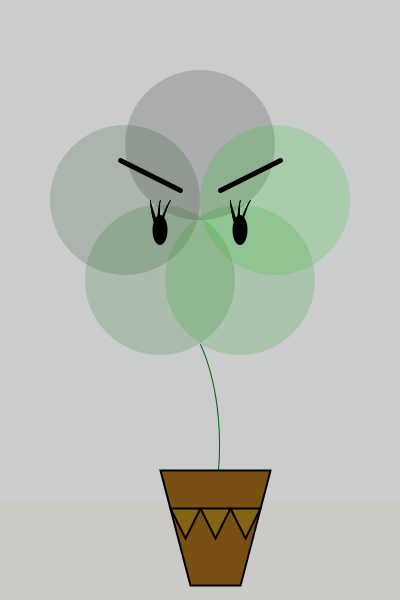
Frame 1 (no input)
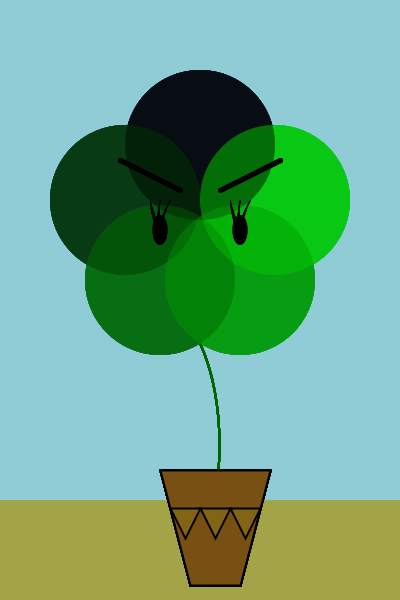
Frame 60 (the mouse pressed at the canvas centre just before this capture)
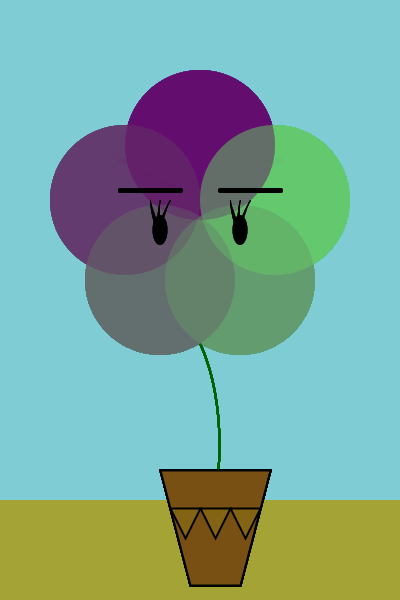
Frame 120 (the mouse held since frame 60 and released just before this capture)

The Processing sketch that drew these frames (run headless with seeded random() and noise(); from frame 60 on, the mouse is pressed at the canvas centre):

// Processing sketch: processing_92750
// ── processing_92750.pde

//Emotion of flower - When the flower gets upset(upward mouse y coordinate), it turns red raising its eyebrows, and when it feels sad(downward mouse y coordinate), it turns blue lowering its eyebrows. Also, x coordinate of your mouse affects red value of the colors of the petals.

void setup() {
  size(400, 600);
}

void draw() {
  //Background Sky :
  noStroke();
  fill(50, 200, 250, 3);
  rect(0, 0, 400, 500);

  //Background Floor:
  noStroke();
  fill(160, 140, 20, 7);
  rect(0, 500, 400, 100);

  //Stem:
  noFill();
  stroke(0, 100, 0);
  arc(155, 445, 130, 285, PI+HALF_PI+QUARTER_PI, TWO_PI+QUARTER_PI, OPEN);



  //Petals:
  //The color of each petal keeps changing 
  //according to the x,y coordinates of the mouse.
  noStroke();
  fill(mouseX/2, 0, mouseY/3, 40);
  ellipse(200, 145, 150, 150);
  fill(mouseX/2, 50, mouseY/3, 40);
  ellipse(125, 200, 150, 150); 
  fill(mouseX/2, 100, mouseY/3, 40);
  ellipse(160, 280, 150, 150);
  fill(mouseX/2, 150, mouseY/3, 40);
  ellipse(240, 280, 150, 150);
  fill(mouseX/2, 200, mouseY/3, 40);
  ellipse(275, 200, 150, 150);

  //Eyebrows :
  //The shpae of eyebrow keeps changing according to the y coordinates.
  stroke(0);
  strokeWeight(5);
  line(120, 160+mouseY/10, 180, 190);
  line(220, 190, 280, 160+mouseY/10);

  //Eyes :
  noStroke();
  fill(0);
  ellipse(160, 230, 15, 30);
  ellipse(240, 230, 15, 30);
  
  //Eyelashes :
  stroke(0);
  strokeWeight(1);
   //Left eyelashes:
  curve(160,200,150,200,160,230,190,200);
  curve(170,200, 160,200, 160, 230,190,200);
  curve(180,200,170,200,160,230,200,200);
   //Right eyelashes:
   curve(240,200, 230,200,240,230,270,200);
   curve(250,200, 240,200,240,230,270,200);
   curve(260,200,250,200,240,230,280,200);


  //Vase:
  fill(120, 80, 20);
  strokeWeight(2);
  quad(160, 470, 190, 585, 240, 585, 270, 470);

  //Vase Pattern :
  fill(130, 100, 20);
  strokeWeight(2);
  triangle(170, 508, 185, 538, 200, 508);
  triangle(200, 508, 215, 538, 230, 508);
  triangle(230, 508, 245, 538, 260, 508);
}
